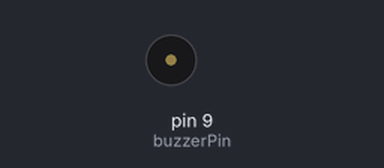
Bench run of a sketch on a simulated Arduino Uno, built with avr-gcc and run on an emulated ATmega328P. On the bench: buzzer (waves = sounding).

Above: at 0.6 s.
At 10.12 s:
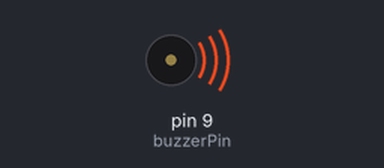
Timing chart, 0 to 10.4 s (numbered marks = the images above):
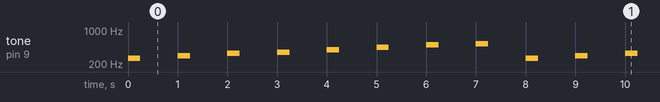

Measured:
- by itself, tone on pin 9 (buzzerPin): repeats every 8.0 s: silent 0.75 s, 294 Hz 0.25 s, silent 0.75 s, 330 Hz 0.25 s, silent 0.75 s, 349 Hz 0.25 s, silent 0.75 s, 392 Hz 0.25 s, silent 0.75 s, 440 Hz 0.25 s, silent 0.75 s, 494 Hz 0.25 s, silent 0.75 s, 523 Hz 0.25 s, silent 0.75 s, 262 Hz 0.25 s

The sketch:

ch11_2.ino
```cpp
int buzzerPin = 9;
int frequencies[] = {262, 294, 330, 349, 392, 440, 494, 523};

void setup() {
}

void loop() {
  for (int i = 0; i < 8; i++) {
    tone(buzzerPin, frequencies[i], 250);
    delay(1000);
  }
}
```
